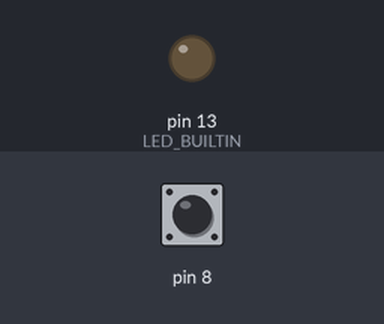
The sketch below on a simulated Arduino Uno, built with avr-gcc and run on an emulated ATmega328P. Parts: output pins drawn as LEDs (lit = HIGH). Inputs (shaded band) come from the test bench; at power-on: pin 8 HIGH.

Above: at 1.2 s.
1.3 s: pin 8 pulled LOW for 0.15 s
At 1.37 s:
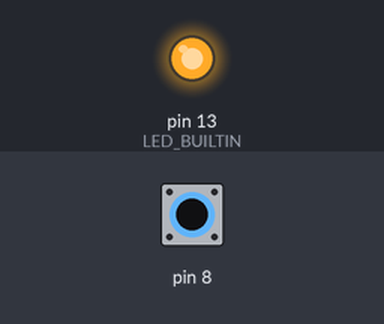
2.9 s: pin 8 pulled LOW for 3.2 s
At 6.8 s:
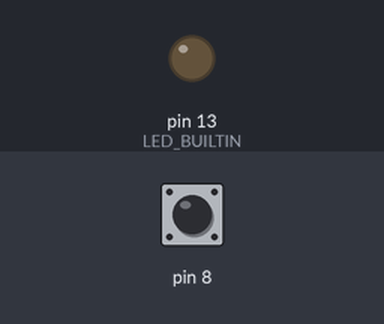
Timing chart, 0 to 8.3 s (numbered marks = the images above; inputs shaded):
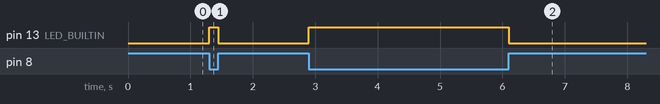

Measured:
- after the input at 1.3 s, pin 13 (LED_BUILTIN): LOW → HIGH at once, → LOW 0.15 s later
- after the input at 2.9 s, pin 13 (LED_BUILTIN): LOW → HIGH at once, → LOW 3.2 s later

The sketch:

digital-pin-based-led.ino
```cpp
void setup() {
  pinMode(8, INPUT_PULLUP);
  pinMode(LED_BUILTIN, OUTPUT);

}

void loop() {
  if (digitalRead(8) == LOW) {
    digitalWrite(LED_BUILTIN, HIGH);
  } else {
    digitalWrite(LED_BUILTIN, LOW);
  }

}
```
